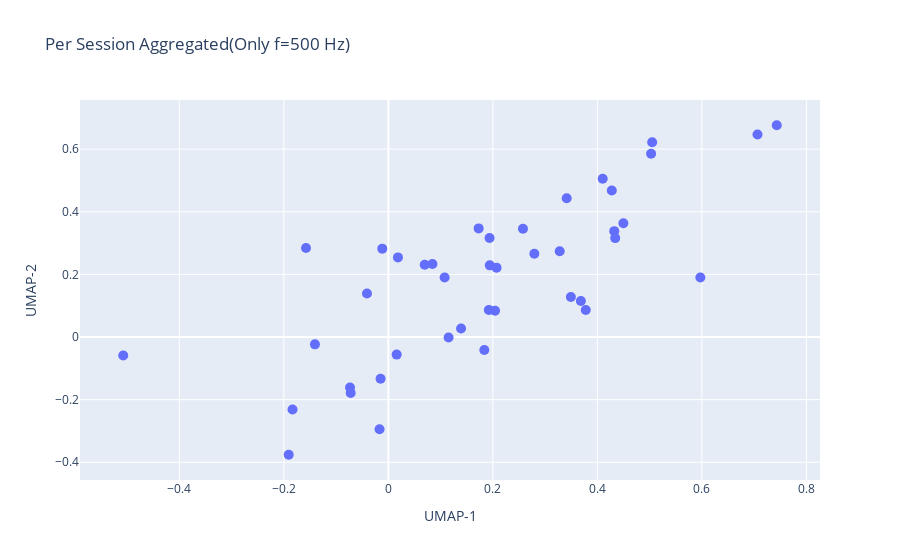

Notebook code cell kept with this figure:
### Code cell
from lib.open_set.aggregate import aggregate_by_session_per_freq
freq = 0

emb_train_ses, y_train_ses, train_grp = aggregate_by_session_per_freq(train[0], train[1], train[2], train_freq, freq)        
emb_val_ses, y_val_ses, val_grp = aggregate_by_session_per_freq(val[0], val[1], val[2], val_freq, freq)
emb_test_ses, y_test_ses, test_grp = aggregate_by_session_per_freq(test[0], test[1], test[2], test_freq, freq)
emb_imp_ses, y_imp_ses, imp_grp = aggregate_by_session_per_freq(imp[0], imp[1], imp[2], imp_freq, freq)

group = []
for i, j in zip(y_train_ses, train_grp):
    if int(i) < 10:
        group.append(f"user_0{i}_session_{j}")
    else:
        group.append(f"user_{i}_session_{j}")
train_grp = np.array(group)

group = []
for i, j in zip(y_val_ses, val_grp):
    if int(i) < 10:
        group.append(f"user_0{i}_session_{j}")
    else:
        group.append(f"user_{i}_session_{j}")
val_grp = np.array(group)

group = []
for i, j in zip(y_test_ses, test_grp):
    if int(i) < 10:
        group.append(f"user_0{i}_session_{j}")
    else:
        group.append(f"user_{i}_session_{j}")
test_grp = np.array(group)

group = []
for i, j in zip(y_imp_ses, imp_grp):
    if int(i) < 10:
        group.append(f"user_0{i}_session_{j}")
    else:
        group.append(f"user_{i}_session_{j}")
imp_grp = np.array(group)

all_emb = torch.cat([emb_train_ses, emb_val_ses, emb_test_ses, emb_imp_ses], dim = 0)
all_users = np.concatenate([y_train_ses, y_val_ses, y_test_ses, y_imp_ses],axis = 0)
all_sessions = np.concatenate([train_grp, val_grp, test_grp, imp_grp], axis = 0)

import umap

umap_model = umap.UMAP(
    n_neighbors = 15,
    min_dist = 0.1,
    n_components = 2,
    metric = "cosine",   
    random_state = 19
)

umap_model.fit_transform(emb_train_ses)
emb_u = umap_model.transform(all_emb)

import matplotlib.pyplot as plt
import plotly.graph_objects as go

fig = go.Figure(
    data = go.Scatter(
        x = all_emb[:, 0], 
        y = all_emb[:, 1],
        mode = "markers",
        marker = dict(size = 10),
        text = all_sessions,         
        hoverinfo = "text"
    )
)

fig.update_layout(
    title = "Per Session Aggregated(Only f=500 Hz)",
    xaxis_title = "UMAP-1",
    yaxis_title = "UMAP-2",
)

fig.show()

### Figure 1 — Plotly figure (JSON) as saved in the notebook; plotly's stock layout.template omitted (floating-point values rounded to 4 significant figures)
{"data": [{"hoverinfo": "text", "marker": {"size": 10}, "mode": "markers", "text": ["user_18_session_3", "user_18_session_2", "user_08_session_6", "user_08_session_2", "user_11_session_2", "user_11_session_3", "user_12_session_2", "user_12_session_3", "user_14_session_1", "user_03_session_1", "user_07_session_1", "user_07_session_3", "user_14_session_2", "user_03_session_2", "user_08_session_1", "user_18_session_4", "user_11_session_4", "user_12_session_1", "user_03_session_3", "user_14_session_3", "user_07_session_2", "user_08_session_4", "user_18_session_1", "user_11_session_1", "user_12_session_4", "user_14_session_4", "user_03_session_4", "user_07_session_4", "user_08_session_5", "user_08_session_3", "user_02_session_1", "user_15_session_1", "user_02_session_2", "user_15_session_2", "user_05_session_2", "user_05_session_1", "user_13_session_2", "user_04_session_2", "user_13_session_1", "user_04_session_1", "user_10_session_1", "user_10_session_2"], "type": "scatter", "x": [-0.1906, 0.1392, 0.3493, 0.1937, 0.1836, 0.5028, 0.1077, -0.1405, 0.5971, 0.3413, 0.7432, 0.3279, 0.4323, 0.2576, 0.4341, -0.07207, 0.207, 0.01594, 0.2794, -0.1575, 0.4276, 0.7064, -0.01683, 0.1941, -0.1833, 0.01837, 0.1728, 0.08438, 0.1153, 0.1923, -0.01484, 0.5049, -0.0409, 0.4102, -0.01161, 0.3684, -0.5073, -0.07332, 0.3778, 0.4498, 0.06962, 0.2042], "y": [-0.376, 0.02729, 0.1275, 0.3162, -0.04129, 0.5855, 0.1898, -0.02354, 0.19, 0.4429, 0.6762, 0.2741, 0.3381, 0.3457, 0.3158, -0.1786, 0.2214, -0.05621, 0.2659, 0.2841, 0.4676, 0.6469, -0.2946, 0.2288, -0.2313, 0.2542, 0.3469, 0.2332, -0.001694, 0.0862, -0.1331, 0.6222, 0.1388, 0.5054, 0.2822, 0.1149, -0.05887, -0.1613, 0.08612, 0.3635, 0.2307, 0.08371]}], "layout": {"title": {"text": "Per Session Aggregated(Only f=500 Hz)"}, "xaxis": {"title": {"text": "UMAP-1"}}, "yaxis": {"title": {"text": "UMAP-2"}}}}
